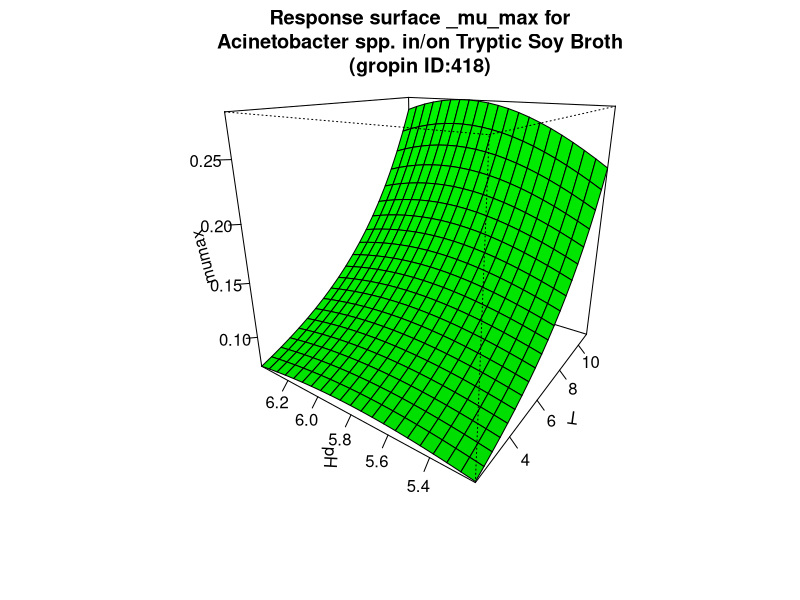

Write R code to recreate this figure.
#############################
# start of Parameter script
#############################
T <- seq(2.002,10.989010989011,length.out=21)
pH <- seq(5.2052,6.39360639360639,length.out=21)
#############################
# end of Parameter script
#############################
############################# 
# start of Model script Gropin ID 418 
#############################
 
# constant coefficients for this model
 
variables <- data.frame(T,pH)
argumentsPar <- unique.data.frame(expand.grid(variables))
 
# heart of the model
response_surface <- function(T,pH) {
   mumax <-exp(-12.65+0.004234*(T^2)-0.3024*(pH^2)+0.01535*T*pH-0.004356*T+3.467*pH)

	return(mumax=mumax)
} 

# output parameters
responseSurface <- cbind(argumentsPar,response_surface(argumentsPar['T'],argumentsPar['pH']))
colnames(responseSurface) <- c(colnames(argumentsPar),'mumax')
#############################
# End of Model script
#############################
############################# 
# start of Visualisation script Gropin ID 418 
#############################
titleText <-'Response surface _mu_max for
Acinetobacter spp. in/on Tryptic Soy Broth
(gropin ID:418)'
persp(T,pH,matrix(unlist(responseSurface$'mumax'),nrow=21),col = 'green',xlab='T',ylab='pH',zlab='mumax',main=titleText,theta=305,phi=20,shade=0.25,ticktype = 'detailed')
#############################
# End of Visualisation script
#############################
